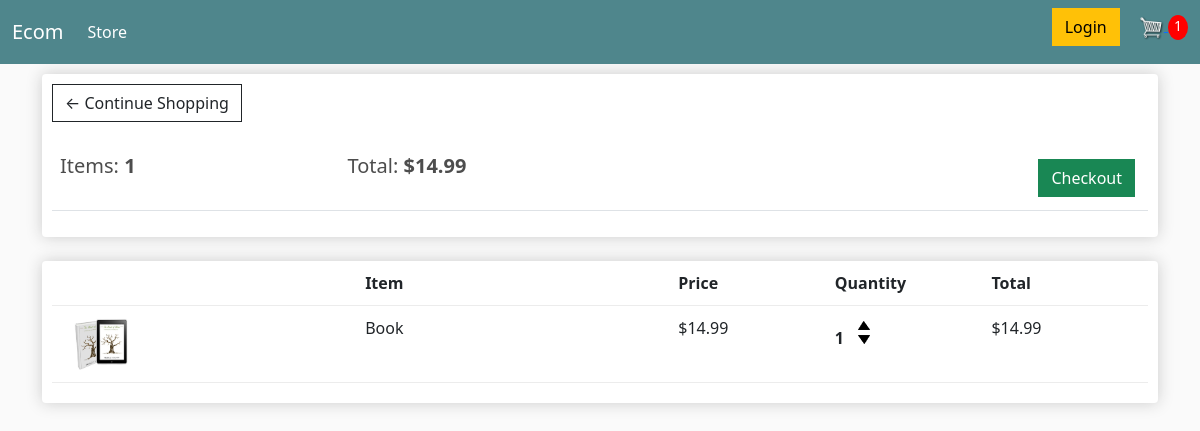
The app's page /cart/ (signed in) with its own data.
### store/models.py (models this page shows, shortened)
class Order(models.Model):
    customer = models.ForeignKey(Customer, on_delete=models.SET_NULL, blank=True, null=True)
    date_ordered = models.DateTimeField(auto_now_add=True)
    complete = models.BooleanField(default=False, null=True, blank=False)
    transaction_id = models.CharField(max_length=200, null=True)
    @property
    def get_cart_total(self):
        orderitems = self.orderitem_set.all()
        total = sum([item.get_total for item in orderitems])
        return total
    @property
    def get_cart_items(self):
        orderitems = self.orderitem_set.all()
        total = sum([item.quantity for item in orderitems])
        return total

class OrderItem(models.Model):
    product = models.ForeignKey(Product, on_delete=models.SET_NULL, blank=True, null=True)
    order = models.ForeignKey(Order, on_delete=models.SET_NULL, blank=True, null=True)
    quantity = models.IntegerField(default=0, null=True, blank=True)
    date_added = models.DateTimeField(auto_now_add=True)
    @property
    def get_total(self):
        total = self.product.price * self.quantity
        return total

class Product(models.Model):
    name = models.CharField(max_length=200, null=True)
    price = models.DecimalField(max_digits=7, decimal_places=2)
    digital = models.BooleanField(default=False, null=True, blank=False)
    image = models.ImageField(null=True, blank=True)
    @property
    def imageURL(self):
        try:
            url = self.image.url
        except:
            url = ''
        return url

### store/views.py (the view)
# urls.py: path('cart/', cart, name='cart'),
def cart(request):
    data = cartData(request)
    cartItems = data['cartItems']
    order = data['order']
    items = data['items']
    context = {'items': items, 'order': order, 'cartItems': cartItems}
    return render(request, 'store/cart.html', context)

### store/utils.py (called while the page is built)
def cartData(request):
    if request.user.is_authenticated:
        customer = request.user.customer
        order, created = Order.objects.get_or_create(customer=customer, complete=False)
        items = order.orderitem_set.all()
        cartItems = order.get_cart_items
    else:
        cookieData = cookieCart(request)
        cartItems = cookieData['cartItems']
        order = cookieData['order']
        items = cookieData['items']
    return {'cartItems': cartItems, 'order': order, 'items': items}

### store/templates/store/cart.html
{% extends 'store/main.html' %}
{% load static %}
{% block content %}
    <div class="row">
        <div class="col-lg-12">
            <div class="box-element">
                <a class="btn btn-outline-dark" href="{% url 'store' %}">&#x2190; Continue Shopping</a>
                <br>
                <br>
                <table class="table">
                    <tr>
                        <th><h5>Items: <strong>{{order.get_cart_items}}</strong></h5></th>
                        <th><h5>Total: <strong>${{order.get_cart_total|floatformat:2}}</strong></h5></th>
                        <th>
                            <a style="float:right; margin:5px;" class="btn btn-success" href="{% url 'checkout' %}">Checkout</a>
                        </th>
                    </tr>
                </table>
            </div>
            <br>
            <div class="box-element">
                <div class="cart-row">
                    <div style="flex:2"></div>
                    <div style="flex:2"><strong>Item</strong></div>
                    <div style="flex:1"><strong>Price</strong></div>
                    <div style="flex:1"><strong>Quantity</strong></div>
                    <div style="flex:1"><strong>Total</strong></div>
                </div>
                {% for item in items %}
                <div class="cart-row">
                    <div style="flex:2"><img class="row-image" src="{{item.product.imageURL}}" alt=""></div>
                    <div style="flex:2">{{item.product.name}}</div>
                    <div style="flex:1">${{item.product.price|floatformat:2}}</div>
                    <div style="flex:1">
                        <p class="quantity">{{item.quantity}}</p>
                        <div class="quantity">
                            <img data-product={{item.product.id}} data-action="add" class="chg-quantity update-cart" src="{% static 'images/arrow-up.png' %}" alt="">
                            <img data-product={{item.product.id}} data-action="remove" class="chg-quantity update-cart" src="{% static 'images/arrow-down.png' %}" alt="">
                        </div>
                    </div>
                    <div style="flex:1">${{item.get_total}}</div>
                </div>
                {% endfor %}
            </div>
        </div>
    </div>
{% endblock %}

### static/css/main.css (style rules this page uses)
body { background-color: hsl(0, 0%, 98%); }
h1,h2,h3,h4,h5,h6 { color:hsl(0, 0%, 30%); }
.box-element { box-shadow:hsl(0, 0%, 80%) 0 0 16px; background-color: #fff; border-radius: 4px; padding: 10px; }
.col-lg-4, .col-lg-6, .col-lg-8, .col-lg-12 { margin-top: 10px; }
.btn { border-radius: 0; }
.row-image { width: 100px; }
.cart-row { display: flex; align-items: flex-stretch; padding-bottom: 10px; margin-bottom: 10px; border-bottom: 1px solid #ececec; }
.quantity { display: inline-block; font-weight: 700; padding-right:10px; }
.chg-quantity { width: 12px; cursor: pointer; display: block; margin-top: 5px; transition:.1s; }

### records on screen
Order: get_cart_items "1", get_cart_total "14.99"
OrderItem: product.imageURL (picture), product.name "Book", product.price "14.99", quantity "1", get_total "14.99"

### other values on screen
{{ cartItems }} "1"
